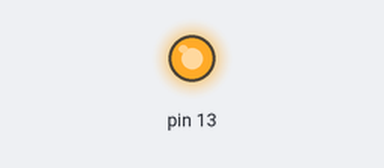
Bench run of a sketch on a simulated Arduino Uno, built with avr-gcc and run on an emulated ATmega328P. Parts: output pins drawn as LEDs (lit = HIGH).

Above: at 0.1 s.
At 8.8 s:
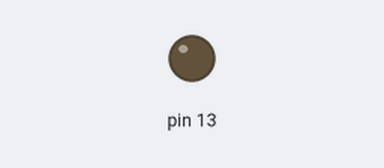
Timing chart, 0 to 10.3 s (numbered marks = the images above):
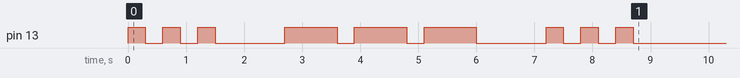

The sketch:

Inl2.ino
```cpp
/*
 * Morse Code, Inlämning 2
 * Code will loop through the text string, identify each character and translate the character..
 * into morse code and then display the signal on the LED light.
 */

int unit = 300; // Out length of one unit
char w[] = "SOS"; // Word that will translate into morse code

// Creating function for dot
void dot()
{
  digitalWrite(13, HIGH);
  delay(unit);
  digitalWrite(13, LOW);
  delay(unit);
}

// Creating function for dash
void dash()
{
  digitalWrite(13, HIGH);
  delay(unit*3);
  digitalWrite(13, LOW);
  delay(unit);
}

void setup() {
  pinMode(13, OUTPUT);
  for(int i = 0; i <= sizeof(w)-1;  i++)  // Looping through the text string
  {
    char tmpLetter = w[i]; // Getting the character from the string
    checkChar(tmpLetter); // Identifying the characters morse code
    digitalWrite(13, LOW);  // Turns off the light between letters
    delay(unit*3); // Space between letters
    }
}

void loop()
{
  }

void checkChar(char tmpLetter)  // Function that identifies the character in the string...
{                               // and puts out the morse code of that character
  switch (tmpLetter)
  {
    case 'O': // Morse code for letter "O"
      dash();
      dash();
      dash();
      break;

    case 'S': // Morse code for letter "S"
      dot();
      dot();
      dot();
      break;

  }
}
```
